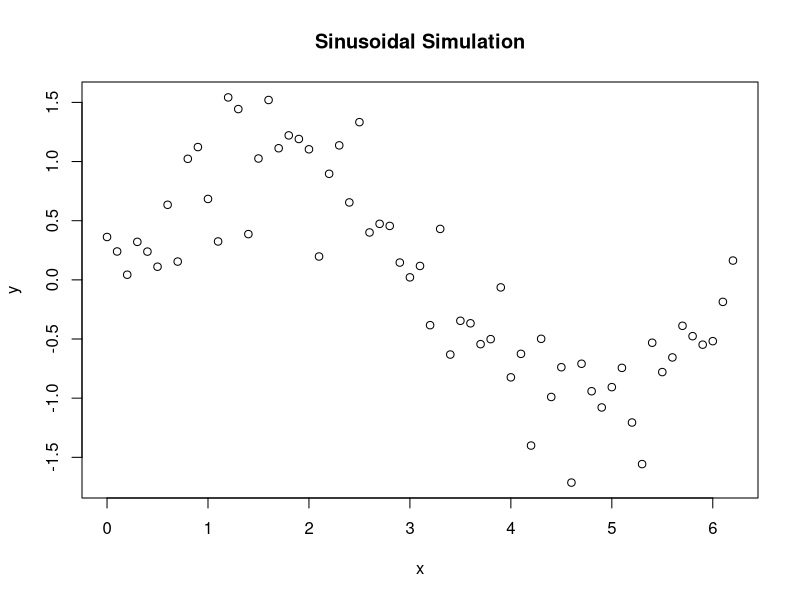

Here is the R script that generated this plot:
## ---- chunk 1
x = seq(0, 2*pi, by = 0.1)
y = sin(x) + rnorm(length(x), 0, 0.3)
plot(x,y) +
  title("Sinusoidal Simulation")
